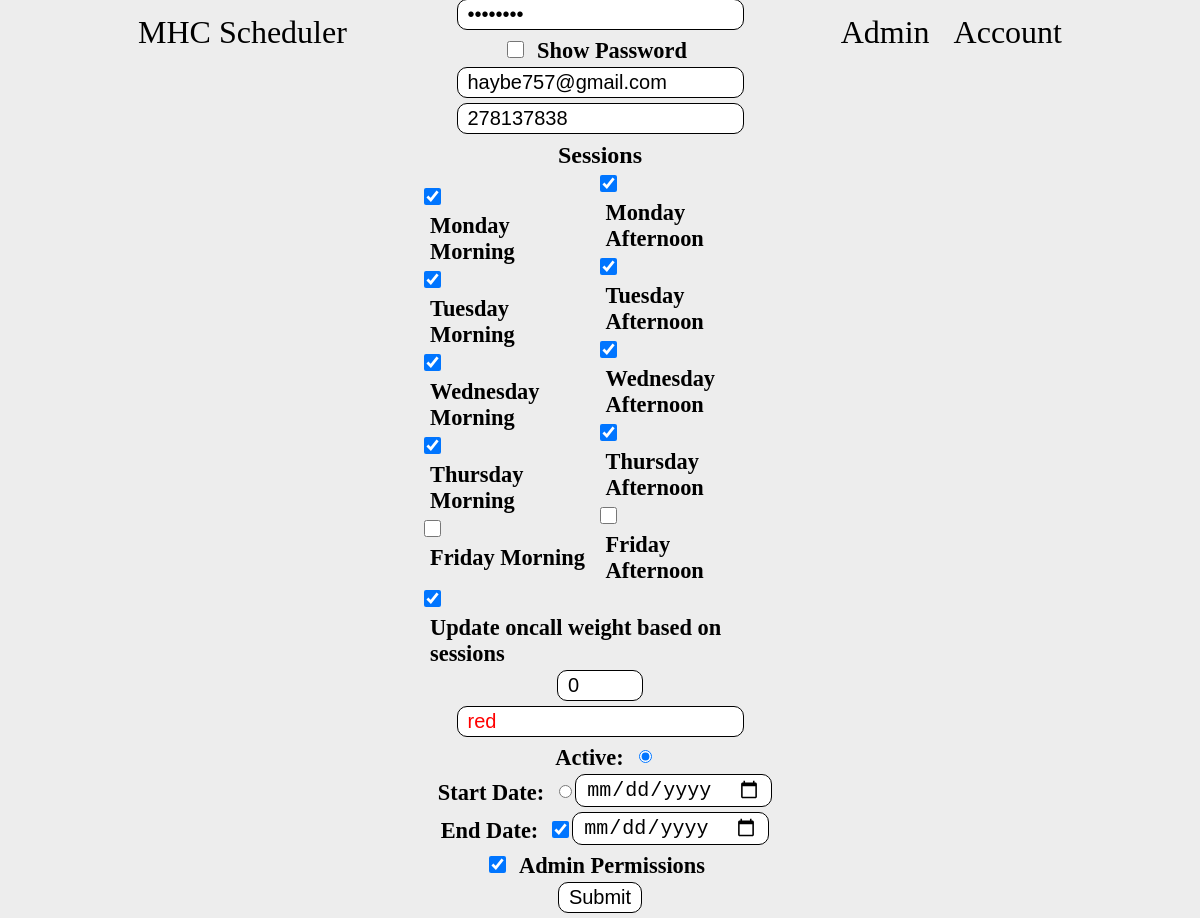
The page /editUser?id=1 on the database as committed earlier.
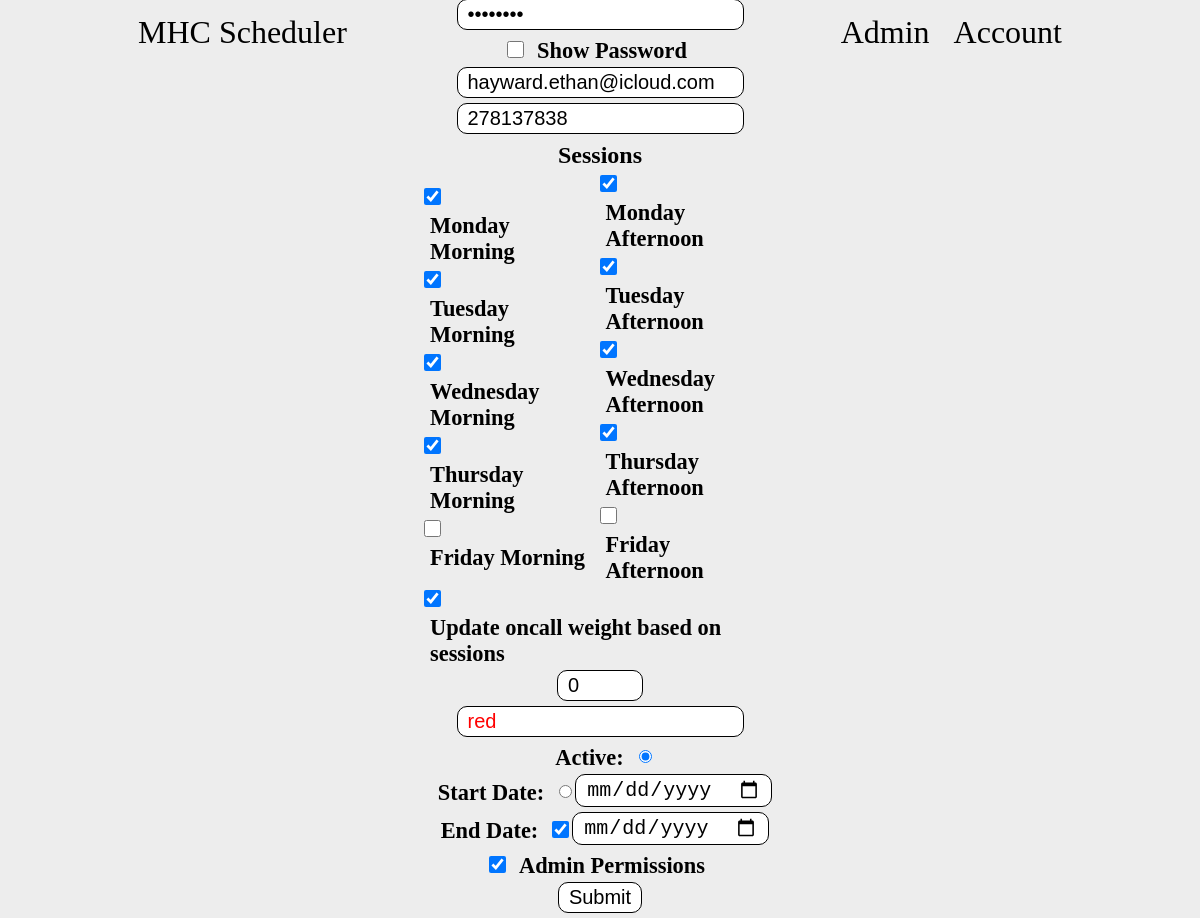
The same page on the database as committed later.
### tables this page shows
CREATE TABLE people (id INTEGER NOT NULL, name varchar(255) NOT NULL, admin bool NOT NULL, diff int NOT NULL, password varchar(255), email varchar(255), number INTEGER, sessions bit(10), weight INTEGER, end_diff int, color varchar(255), active BOOL, activate_date varchar(255), finish_date varchar(255), PRIMARY KEY (id));

### app.py (the view)
@app.route("/editUser", methods=['GET', 'POST'])
def editUser():
    con = sqlite3.connect("main.db")
    con.row_factory = sqlite3.Row
    cur = con.cursor()
    if request.method == "POST":
        if not request.form.get("start") or not request.form.get("name") or not request.form.get("password") or not request.form.get("email") or not request.form.get("number") or not request.form.get("weight") or not request.form.get("color"):
            attackDetails = "Thie could be someone trying to alter the client code to complete the update user form without filling all fields"
            personId = session['user_id']
            cur.execute("INSERT INTO suspicious (person_id, timestamp, type, details) VALUES (?, datetime(), 2, ?)", (personId, attackDetails))
            con.commit()
            cur.close()
            return render_template('editUser.html', user=userData, sessionData=sessionData, warn="Not all fields were filled")
        if not request.form.get("new") and request.form.get("id"):
            userId = request.form.get("id")
        elif not request.form.get("new") and not request.form.get("id"):
            cur.execute("SELECT * FROM people WHERE id = ?;", (person_id,))
            row = cur.fetchone()
            userData = dict(row)
            attackDetails = "Thie could be someone trying to alter the client code to complete the update user form without filling all fields"
            personId = session['user_id']
            cur.execute("INSERT INTO suspicious (person_id, timestamp, type, details) VALUES (?, datetime(), 2, ?)", (personId, attackDetails))
            con.commit()
            cur.close()
            return render_template('editUser.html', user=userData, sessionData=sessionData, warn="Not all fields were filled")
        name = request.form.get("name")
        password = request.form.get("password")
        email = request.form.get("email")
        number = request.form.get("number")
        sessions = request.form.getlist("sessions")
        weight = int(request.form.get("weight"))
        color = request.form.get("color")
        start = request.form.get("start")
        weightAdd = 0
        admin = 0
        sessionsNumber = 0
        if request.form.get("updateWeight"):
            weight = 0
            weightAdd = 1
        if request.form.get("admin"):
            admin = 1
        if request.form.get("endDateCheck"):
            endDate = request.form.get("endDate")
        else:
            endDate = None
        if start == "date":
            active = 0
            startDate = request.form.get("startDate")
        else:
            active = 1
            startDate = None
        for i in range(len(sessions)):
            sessionsNumber += int(sessions[i])
            weight += weightAdd
        if request.form.get("new"): # Create new user
            con.row_factory = lambda cursor, row: row[0]
            listCur = con.cursor()
            listCur.execute("SELECT diff FROM people ORDER BY diff DESC LIMIT 1")
            highestDiff = listCur.fetchall()
            listCur.execute("SELECT end_diff FROM people ORDER BY end_diff DESC LIMIT 1")
            highestEndDiff = listCur.fetchall()
            cur.execute("INSERT INTO people (name, password, email, number, sessions, weight, admin, diff, end_diff, color, finish_date, active, activate_date, diff, end_diff) VALUES (?,?,?,?,?,?,?,0,0,?,?,?,?,?,?)", (name, password, email, number, sessionsNumber, weight, admin, color, endDate, active, startDate, highestDiff, highestEndDiff))
        else: # Edit user
            cur.execute("UPDATE people SET name = ?, password = ?, email = ?, number = ?, sessions = ?, weight = ?, admin = ?, color = ?, finish_date = ?, active = ?, activate_date = ? WHERE id = ?", (name, password, email, number, sessionsNumber, weight, admin, color, endDate, active, startDate, userId))
        con.commit()
        con.close()
        return redirect("./account?users=1")
    else:
        person_id = request.args.get("id")
        if person_id: # Check if fields are filled
            person_id = int(person_id)
            userData = 0
            sessionData = 0
            if person_id != 0:
                cur.execute("SELECT * FROM people WHERE id = ?;", (person_id,))
                row = cur.fetchone()
                userData = dict(row)
                con.close()
                sessionsNumber = userData['sessions']
                sessionData = {}
                daysValues = {"fa": 512, "fm": 256, "tha": 128, "thm": 64, "wa": 32, "wm": 16, "ta": 8, "tm": 4, "ma": 2, "mm": 1}
                if sessionsNumber:
                    for key in daysValues.keys():
                        if sessionsNumber >= daysValues[key]:
                            sessionsNumber -= daysValues[key]
                            sessionData[key] = "Checked"
                        else:
                            sessionData[key] = ""
            return render_template('editUser.html', user=userData, sessionData=sessionData)
        else:
            return redirect("./account")

### app.py (called while the page is built)
@app.after_request
def add_header(response):
    response.headers["Cache-Control"] = "no-store, no-cache, must-revalidate, post-check=0, pre-check=0, max-age=0"
    response.headers["Pragma"] = "no-cache"
    response.headers["Expires"] = "0"
    return response

### templates/editUser.html (shortened to what this page needs)
{% extends "base.html" %}
{% block body %}
<nav>
    <a href="./">MHC Scheduler</a>
    <div>
        <a href="./account">Admin</a>
        <a href="./signin">Account</a>
    </div>
</nav>
<main class="editUser">
    {% if user == 0 %}
    <form action="./editUser?id=0" method="post" class="editUser">
        <p style="color:red; text-align: center; font-size: 1.5rem;">{{ warn }}</p>
        <input type="hidden" name="new" value="1">
        <input required autocomplete="off" type="text" name="name" placeholder="Name">
        <input required autocomplete="off" type="password" name="password" placeholder="Password"id="password">
        <span><input type="checkbox" name="showpassword" id="showPassword" onclick="togglePasswordVisibility()"><label for="showPassword">Show Password</label></span>
        <input required autocomplete="off" type="email" name="email" placeholder="Email">
        <input required autocomplete="off" type="number" name="number" placeholder="Phone Number">
        <h3>Sessions</h3>
        <div class="sessions">
            <div>
                <input type="checkbox" name="sessions" value="1" id="mm"><label for="mm">Monday Morning</label><br>
                <input type="checkbox" name="sessions" value="4" id="tm"><label for="tm">Tuesday Morning</label><br>
                <input type="checkbox" name="sessions" value="16" id="wm"><label for="wm">Wednesday Morning</label><br>
                <input type="checkbox" name="sessions" value="64" id="thm"><label for="thm">Thursday Morning</label><br>
                <input type="checkbox" name="sessions" value="256" id="fm"><label for="fm">Friday Morning</label><br>
            </div>
            <div>
                <input type="checkbox" name="sessions" value="2" id="ma"><label for="ma">Monday Afternoon</label><br>
                <input type="checkbox" name="sessions" value="8" id="ta"><label for="ta">Tuesday Afternoon</label><br>
                <input type="checkbox" name="sessions" value="32" id="wa"><label for="wa">Wednesday Afternoon</label><br>
                <input type="checkbox" name="sessions" value="128" id="tha"><label for="tha">Thursday Afternoon</label><br>
                <input type="checkbox" name="sessions" value="512" id="fa"><label for="fa">Friday Afternoon</label>
            </div>
        </div>
        <span><input checked type="checkbox" name="updateWeight" id="weight"><label for="weight">Update oncall weight based on sessions</label></span>
        <input required autocomplete="off" type="number" name="weight" min="0" max="10" step="1" placeholder="Oncall Weight (1-10)" value="0">
        <input required autocomplete="off" type="text" name="color" placeholder="HTML Color" id="colorInput">
        <div class="sessions">
            <label for="active">Start Now: </label>
            <input type="radio" name="start" value="now" id="active">
        </div>
        <div class="sessions">
            <label for="startDateCheck">Start Date: </label>
            <input type="radio" name="start" id="startDateCheck">
            <input type="date" name="startDate" value="date" placeholder="Start Date" id="DatePicker">
        </div>
        <div class="sessions">
            <label for="endDateCheck">End Date:  </label>
            <input type="checkbox" name="endDateCheck" id="endDateCheck">
            <input type="date" name="endDate" placeholder="Start Date" id="endDatePicker">
        </div>
        <span><input type="checkbox" name="admin" id="admin"><label for="admin">Admin Permissions</label></span>
        <input type="submit" value="Submit">
    {% else %}
    <form action="./editUser?id={{ user['id'] }}" method="post" class="editUser">
        <input required autocomplete="off" type="password" name="password" placeholder="Password" value="{{ user['password'] }}" id="password">
        <span><input type="checkbox" name="showpassword" id="showPassword" onclick="togglePasswordVisibility()"><label for="showPassword">Show Password</label></span>
        <input required autocomplete="off" type="email" name="email" placeholder="Email" value="{{ user['email'] }}">
        <input required autocomplete="off" type="number" name="number" placeholder="Phone Number" value="{{ user['number'] }}">
        <h3>Sessions</h3>
        <div class="sessions">
            <div>
                <input {{ sessionData['mm'] }} type="checkbox" name="sessions" value="1" id="mm"><label for="mm">Monday Morning</label><br>
                <input {{ sessionData['tm'] }} type="checkbox" name="sessions" value="4" id="tm"><label for="tm">Tuesday Morning</label><br>
                <input {{ sessionData['wm'] }} type="checkbox" name="sessions" value="16" id="wm"><label for="wm">Wednesday Morning</label><br>
                <input {{ sessionData['thm'] }} type="checkbox" name="sessions" value="64" id="thm"><label for="thm">Thursday Morning</label><br>
                <input {{ sessionData['fm'] }} type="checkbox" name="sessions" value="256" id="fm"><label for="fm">Friday Morning</label><br>
            </div>
            <div>
                <input {{ sessionData['ma'] }} type="checkbox" name="sessions" value="2" id="ma"><label for="ma">Monday Afternoon</label><br>
                <input {{ sessionData['ta'] }} type="checkbox" name="sessions" value="8" id="ta"><label for="ta">Tuesday Afternoon</label><br>
                <input {{ sessionData['wa'] }} type="checkbox" name="sessions" value="32" id="wa"><label for="wa">Wednesday Afternoon</label><br>
                <input {{ sessionData['tha'] }} type="checkbox" name="sessions" value="128" id="tha"><label for="tha">Thursday Afternoon</label><br>
                <input {{ sessionData['fa'] }} type="checkbox" name="sessions" value="512" id="fa"><label for="fa">Friday Afternoon</label>
            </div>
        </div>
        <span><input checked type="checkbox" name="updateWeight" id="weight"><label for="weight">Update oncall weight based on sessions</label></span>
        <input required autocomplete="off" type="number" name="weight" min="0" max="10" step="1" placeholder="Oncall Weight (1-10)" value="0">
        <input required autocomplete="off" type="text" name="color" placeholder="HTML Color" value="{{ user['color'] }}" id="colorInput">
        <div class="sessions">
            <label for="active">Active: </label>
            {% if user['active'] == 1 %}
            <input checked type="radio" name="start" value="now" id="active">
            {% else %}
            <input type="radio" name="start" value="now" id="active">
            {% endif %}
        </div>
        <div class="sessions">
            <label for="startDateCheck">Start Date: </label>
            {% if user['activate_date'] != None %}
            <input checked type="radio" name="start" id="startDateCheck">
            <input value="{{ user['activate_date'] }}" type="date" name="startDate" id="DatePicker">
            {% else %}
            <input type="radio" name="start" id="startDateCheck">
            <input type="date" name="startDate" id="DatePicker">
            {% endif %}
        </div>
        <div class="sessions">
            <label for="endDateCheck">End Date:  </label>
            {% if user['finish_date'] is defined %}
            <input checked type="checkbox" name="endDateCheck" id="endDateCheck">
            <input value="{{ user['finish_date'] }}" type="date" name="endDate" id="endDatePicker">
            {% else %}
            <input type="checkbox" name="endDateCheck" id="endDateCheck">
            <input type="date" name="endDate" placeholder="Start Date" id="endDatePicker">
            {% endif %}
        </div>
        {% if user['admin'] == 1 %}
        <span><input checked type="checkbox" name="admin" id="admin"><label for="admin">Admin Permissions</label></span>
        {% else %}
        <span><input type="checkbox" name="admin" id="admin"><label for="admin">Admin Permissions</label></span>
        {% endif %}
        <input type="submit" value="Submit">
    </form>
    {% endif %}
</main>
{% endblock %}

### templates/base.html (shortened to what this page needs)
<!DOCTYPE html>
<html lang="en">
    <head>
        <link rel="stylesheet" href="{{ url_for('static', filename='main.css') }}">
        <link rel="stylesheet" media="print" href="{{ url_for('static', filename='print.css') }}">
    </head>
    <body>
        {% block body %}
        {% endblock %}
    </body>
</html>

### static/main.css (style rules this page uses)
body { background-color: rgb(237, 237, 237); padding: 0 10%; font-family:'Times New Roman', Times, serif; }
main.editUser { display: flex; flex-direction: column; align-items: center; height: 90vh; }
nav { color: black; display: flex; flex-direction: row; justify-content: space-between; align-items: center; height: 6vh; }
.print, nav a { color: black; text-decoration: none; padding: 10px; font-size: 2rem; border-radius: 10px; }
label, select, input, button, form a { display: inline-block; font-size: 1.25rem; padding: 3px 10px; border-radius: 10px; }
label { font-weight: bold; font-size: 1.4rem; }
select, input, button, form a { background-color: white; border: 1px solid black; }
form { margin: 10px 0 20px 0; }
form input[type='checkbox'] { height: 17px; width: 17px; }
form.editUser { display: flex; flex-direction: column; justify-content: center; width: 30vw; margin: auto; }
form input { margin-bottom: 5px; }
form h3 { font-size: 1.5rem; margin: 3px; }
.sessions { display: flex; flex-direction: row; align-items: center; }
.editUser { display: flex; justify-content: center; align-items: center; }

### static/print.css (style rules this page uses)
nav, form, .print { display: none; }

Rows that differ between the two databases and show on the page:
changed people "red": email "haybe757@gmail.com" → "hayward.ethan@icloud.com"
